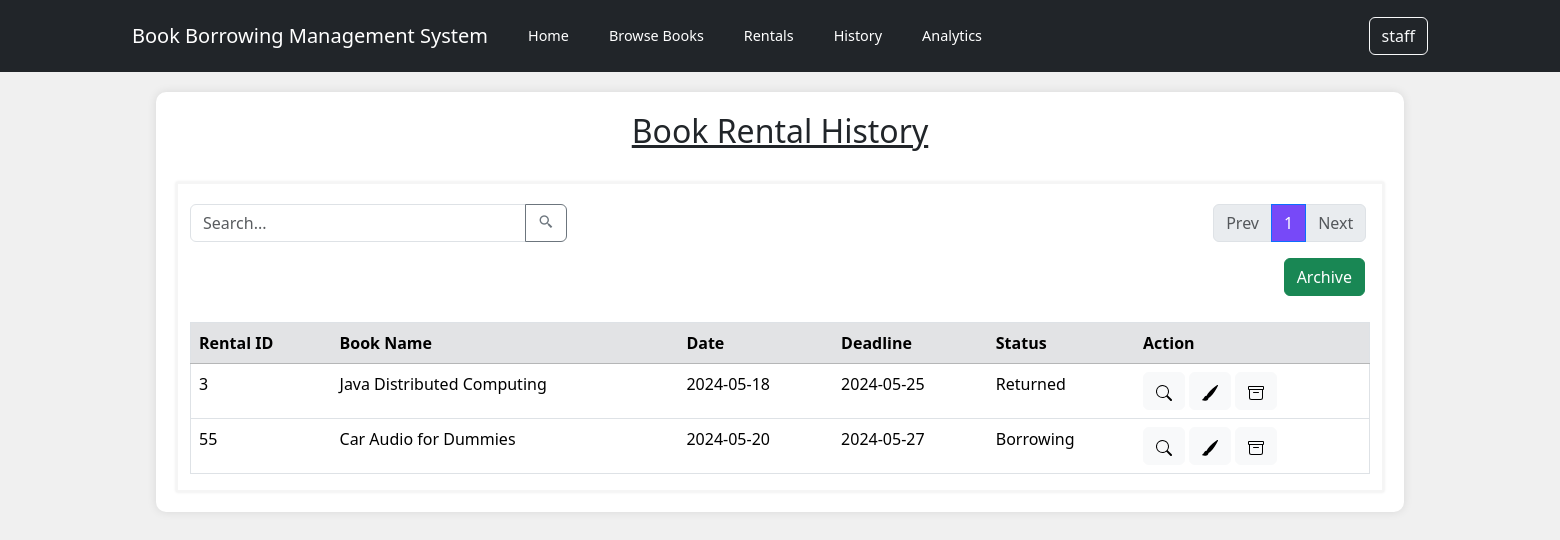
Page /reservationHistory.php (signed in) on the committed database.
### tables this page shows
CREATE TABLE `history` (
  `rental_ID` int(5) NOT NULL,
  `id` int(5) NOT NULL,
  `borrowID` int(5) NOT NULL,
  `status_ID` int(5) NOT NULL,
  `rental_deadline` date NOT NULL,
  `rental_remark` varchar(255) DEFAULT NULL,
  `archived` int(1) NOT NULL
);

CREATE TABLE `book` (
  `id` int(5) NOT NULL,
  `bookTitle` varchar(255) NOT NULL,
  `pagesNumber` int(5) NOT NULL,
  `authorName` varchar(255) NOT NULL,
  `quantity` int(5) NOT NULL,
  `isbn` varchar(255) NOT NULL,
  `genre` varchar(255) NOT NULL,
  `publicationCompany` varchar(255) NOT NULL,
  `bookCover` varchar(255) DEFAULT NULL
);

CREATE TABLE `borrow` (
  `borrowID` int(5) NOT NULL,
  `bookID` int(5) NOT NULL,
  `userID` int(5) NOT NULL,
  `time` varchar(4) NOT NULL,
  `date` date NOT NULL
);

CREATE TABLE `history_status` (
  `status_ID` int(5) NOT NULL,
  `status_name` varchar(10) NOT NULL,
  `status_desc` varchar(255) NOT NULL
);

### reservationHistory.php (the view, shortened to what this page needs)
<?php
include_once "./controllers/db_connection.php";
$records_per_page = 9;
if (isset($_GET['page']) && is_numeric($_GET['page'])) {
    $current_page = $_GET['page'];
} else {
    $current_page = 1;
}
$start_from = ($current_page - 1) * $records_per_page;
$userID = $_SESSION["id"];
$role = $_SESSION["role"];
if($role == "1"){
    $sql = "SELECT h.*, hs.status_name, u.id, bor.*, bo.bookTitle
            FROM ((((history h
            INNER JOIN history_status hs ON h.status_ID = hs.status_ID)
            INNER JOIN user u ON h.id = u.id)
            INNER JOIN borrow bor ON h.borrowID  = bor.borrowID)
            INNER JOIN book bo ON bor.bookID = bo.id)
            WHERE h.id = '$userID' AND h.archived = 0";
}
else if ($role == "2"){
    $sql = "SELECT h.*, hs.status_name, u.id, bor.*, bo.bookTitle
    FROM ((((history h
    INNER JOIN history_status hs ON h.status_ID = hs.status_ID)
    INNER JOIN user u ON h.id = u.id)
    INNER JOIN borrow bor ON h.borrowID  = bor.borrowID)
    INNER JOIN book bo ON bor.bookID = bo.id)
    WHERE h.archived = 0";
}
$sql .= " LIMIT $start_from, $records_per_page";
$result = mysqli_query($conn, $sql);
$total_pages_sql = "SELECT COUNT(*) AS total FROM history";
$result_total = mysqli_query($conn, $total_pages_sql);
$row_total = mysqli_fetch_assoc($result_total);
$total_records = $row_total['total'];
$total_pages = ceil($total_records / $records_per_page);
?>
<!DOCTYPE html>
<html lang="en">
<head>
    <link href="https://cdn.jsdelivr.net/npm/bootstrap@5.3.3/dist/css/bootstrap.min.css" rel="stylesheet">
    <link rel="stylesheet" href="./custom_css/navbar.css">
    <link rel="stylesheet" href="./custom_css/layout.css">
    <link rel="stylesheet" href="./custom_css/reservationHistory.css">
    <link href='https://unpkg.com/boxicons@2.1.4/css/boxicons.min.css' rel='stylesheet'>
</head>
<body>
    <nav class="navbar navbar-expand-lg navbar-dark bg-dark">
        <div class="container">
            <div class="row">
                <div class="col">
                    <p class="navbar-brand">Book Borrowing Management System</p>
                </div>
                <div class="col">
                    <a class="navbar-brand navbar-link" href="./homepage.php">Home</a>
                </div>
                <div class="col">
                    <a class="navbar-brand navbar-link" href="./bookCatalogueManage.php">Browse Books</a>
                </div>
                <div class="col">
                    <a class="navbar-brand navbar-link" href="#">Rentals</a>
                </div>
                <div class="col">
                    <a class="navbar-brand navbar-link" href="./reservationHistory.php">History</a>
                </div>
                <div class="col">
                    <a class="navbar-brand navbar-link" href="#">Analytics</a>
                </div>
            </div>
            <form class="d-flex" action="<?php echo htmlspecialchars($_SERVER["PHP_SELF"]); ?>" method="post">
                <div class="dropdown">
                    <button class="btn btn-outline-light" type="button" id="dropdownMenuButton" data-bs-toggle="dropdown" aria-expanded="false">
                        <?php echo htmlspecialchars($_SESSION["username"]); ?>
                    </button>
                </div>
            </form>
        </div>
    </nav>
    <div class="container container-main">
        <h2 style="text-align:center;"><u>Book Rental History</u></h2>
        <br>
        <div class="container container-sub">
            <div class="row">
                <div class="col-md-4">
                    <form class="input-group mb-3" action="reservationSearch.php" method="post">
                        <input type="text" class="form-control" placeholder="Search..." aria-label="Search" aria-describedby="basic-addon2" name="search">
                        <button class="btn btn-outline-secondary" type="submit" id="button-addon2">
                            <i class='bx bx-search-alt-2'></i></button>
                    </form>
                </div>
                <div style="z-index: 10; position:absolute; right:-77%;">
                    <nav aria-label="Page navigation example">
                        <ul class="pagination">
                            <li class="page-item <?php echo ($current_page == 1) ? 'disabled' : ''; ?>">
                                <a class="page-link" href="<?php echo ($current_page == 1) ? '#' : 'reservationHistory.php?page=' . ($current_page - 1); ?>">Prev</a>
                            </li>
                            <?php for ($i = 1; $i <= $total_pages; $i++) : ?>
                                <li class="page-item <?php echo ($i == $current_page) ? 'active' : ''; ?>">
                                    <a class="page-link" style="background-color: #7749F8;" href="reservationHistory.php?page=<?php echo $i; ?>"><?php echo $i; ?></a>
                                </li>
                            <?php endfor; ?>
                            <li class="page-item <?php echo ($current_page == $total_pages) ? 'disabled' : ''; ?>">
                                <a class="page-link" href="<?php echo ($current_page == $total_pages) ? '#' : 'reservationHistory.php?page=' . ($current_page + 1); ?>">Next</a>
                            </li>
                        </ul>
                    </nav>
                </div>
                <div class="row">
                    <p>
                    <button class="btn btn-success" type="button" id="button-addon2" style="z-index: 10; position:absolute; right: 12.5%;" onclick="window.location.href='/bbms/reservationArchive.php';">Archive</button>
                    </p>
                </div>
            </div>
            <br><br>
                <form method="post">
                    <table border="1" class="table table-hover" style="width: 100%">
                        <tr class="thread">
                            <th class="table-secondary" scope="col">Rental ID</th>
                            <th class="table-secondary" scope="col">Book Name</th>
                            <th class="table-secondary" scope="col">Date</th>
                            <th class="table-secondary" scope="col">Deadline</th>
                            <th class="table-secondary" scope="col">Status</th>
                            <th class="table-secondary" scope="col">Action</th>
                        </tr>
                        <tr>
                            <?php  if (mysqli_num_rows($result) > 0){
                                while($row = mysqli_fetch_assoc($result)){
                                $rentID = $row["rental_ID"];
                                $bookTitle = $row["bookTitle"];
                                $date = $row["date"];
                                $deadline = $row["rental_deadline"];
	                            $status = $row["status_name"];
                            ?>
                                <td><?php echo $rentID; ?></td>
		                        <td><?php echo $bookTitle; ?></td>
                                <td><?php echo $date; ?></td>
                                <td><?php echo $deadline; ?></td>
                                <td><?php echo $status; ?></td>
		                        <td>
                                <a><button class="btn btn-light" type="button" onclick="window.location.href='/bbms/reservationView.php?historyid=<?php echo $rentID; ?>';"><svg xmlns="http://www.w3.org/2000/svg" width="16" height="16" fill="currentColor" class="bi bi-search" viewBox="0 0 16 16"><path d="M11.742 10.344a6.5 6.5 0 1 0-1.397 1.398h-.001q.044.06.098.115l3.85 3.85a1 1 0 0 0 1.415-1.414l-3.85-3.85a1 1 0 0 0-.115-.1zM12 6.5a5.5 5.5 0 1 1-11 0 5.5 5.5 0 0 1 11 0"/></svg></button></a>
                                <?php
                                if ($role == "2") {
                                ?>
                                <a><button class="btn btn-light" type="button" onclick="window.location.href='/bbms/reservationEdit.php?historyid=<?php echo $rentID; ?>';"></button></a>
                                <?php
                                }
                                ?>
                                <a><button class="btn btn-light" type="button" onclick="Confirm()"></button></a>
		                        </td>
	                    </tr>
                        <?php
                                }
                            }
                            else{
                                echo "0 results";
                            }
                        ?>
                    </table>
                </form>
            </div>
        </div>
</body>
</html>

### custom_css/navbar.css (style rules this page uses)
.navbar-brand { display: flex; align-items: center; justify-content: center; height: 100%; }
.navbar-link { font-size: 0.9rem; }

### custom_css/layout.css (style rules this page uses)
body { background-color: #f0f0f0; }
.container-main { margin-top: 20px; margin-left: auto; margin-right: auto; width: 80%; padding: 20px; background-color: white; border-radius: 10px; box-shadow: 0px 0px 10px rgba(0, 0, 0, 0.1); }
.dropdown { position: relative; display: inline-block; }

### custom_css/reservationHistory.css (style rules this page uses)
.container-sub { box-shadow: 0px 0px 3px rgba(0, 0, 0, 0.1); border: 2px solid whitesmoke; }
.container-sub .input-group, .container-sub .dropdown, .container-sub .pagination { margin-top: 20px; }

### rows in the picture
history: rental_ID "3", book.bookTitle "Java Distributed Computing", borrowID.date "2024-05-18", rental_deadline "2024-05-25", status_ID.status_name "Returned"
history: rental_ID "55", book.bookTitle "Car Audio for Dummies", borrowID.date "2024-05-20", rental_deadline "2024-05-27", status_ID.status_name "Borrowing"

### other values in the picture
$_SESSION["username"] "staff"
